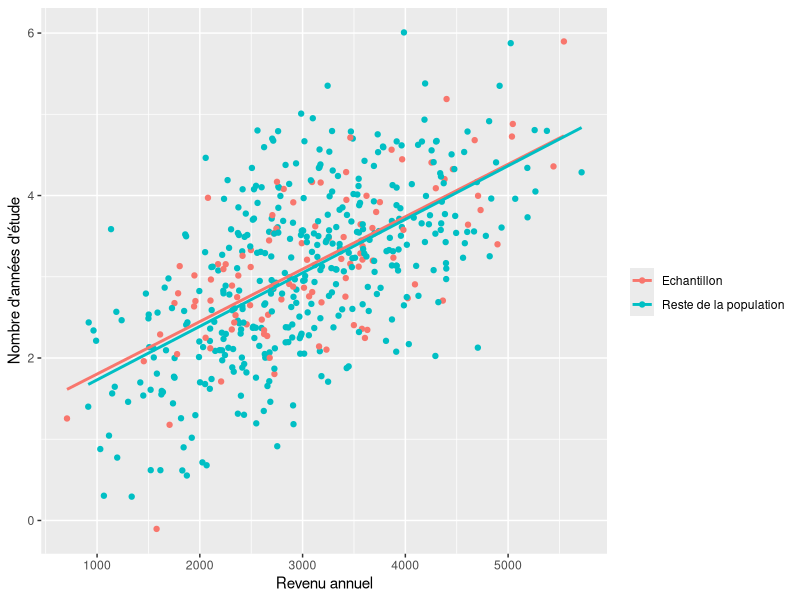

Write R code to recreate this figure.

# Fonction trouvée ici : 
# https://stats.stackexchange.com/questions/15011/generate-a-random-variable-with-a-defined-correlation-to-an-existing-variables/15035#15035
getBiCop <- function(n, rho, mar.fun=rnorm, x = NULL, ...) {
  if (!is.null(x)) {X1 <- x} else {X1 <- mar.fun(n, ...)}
  if (!is.null(x) & length(x) != n) warning("Variable x does not have the same length as n!")
  
  C <- matrix(rho, nrow = 2, ncol = 2)
  diag(C) <- 1
  
  C <- chol(C)
  
  X2 <- mar.fun(n)
  X <- cbind(X1,X2)
  
  # induce correlation (does not change X1)
  df <- X %*% C
  
  ## if desired: check results
  #all.equal(X1,X[,1])
  #cor(X)
  
  return(as.data.frame(df))
}

getBiCop(500, 0.6) -> df
library(ggplot2)
library(dplyr)
df %>% mutate(
  V2 = V2 + 3,
  V1 = (V1 + 3) * 1000,
  # utiliser alea2 pour montrer un échantillon biaisé
  alea = runif(500),
  alea2 = case_when(V2 <= 3 ~ alea,
                    TRUE ~ alea * 0.8),
  echantillon = case_when(alea > 0.8 ~ "Echantillon",
                          TRUE ~ "Reste de la population")
) %>% ggplot(aes(x = V1, y = V2, color = echantillon)) + 
  geom_point() + 
  labs(y = "Nombre d'années d'étude",
       x = "Revenu annuel",
       color = "") + 
  geom_smooth(method = "lm", se = FALSE)

summary(lm(V2 ~ V1, df))

sample(c(0,1), 2000, replace = TRUE)
?runif
